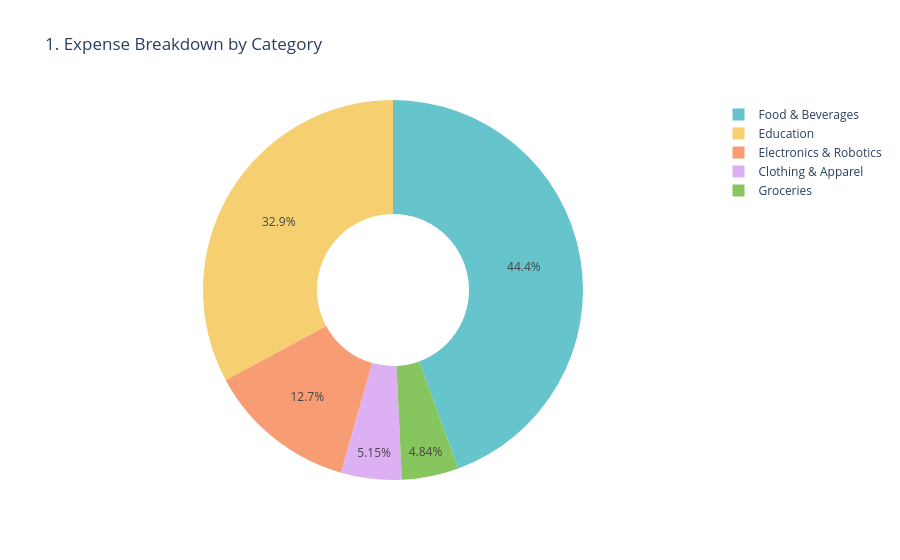
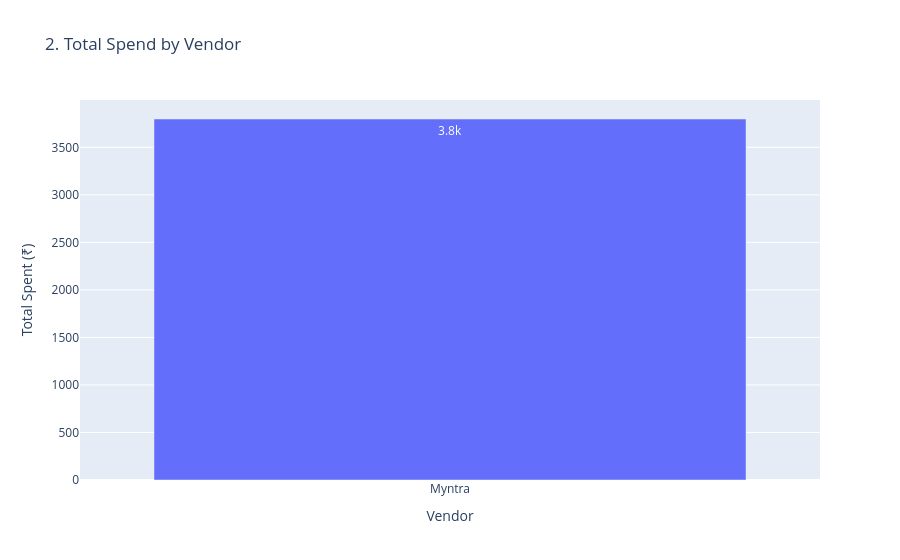
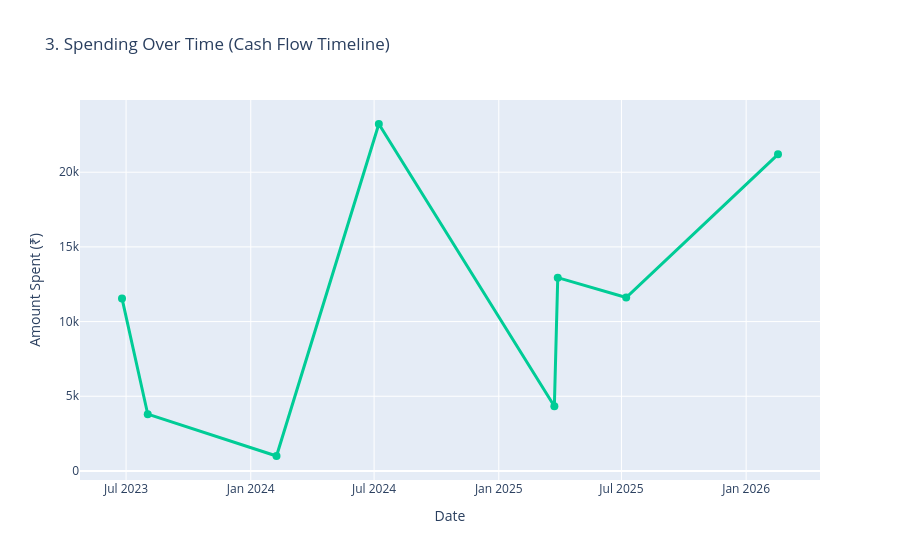
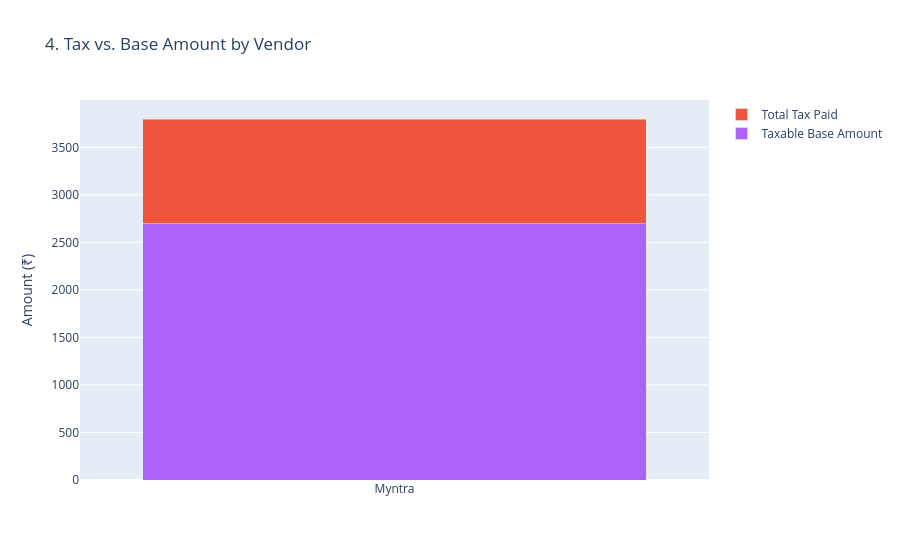

Notebook cell for these charts, in order:
### Code cell
import json
import pandas as pd
import plotly.express as px
import plotly.graph_objects as go
from IPython.display import display

# 1. Load and flatten the JSON data
with open('ai_cfo_database.json', 'r') as file:
    raw_json_data = json.load(file)

df = pd.json_normalize(raw_json_data)

# 2. Clean the Data
# Ensure financial columns are numbers
numeric_cols = [
    'financial_totals.grand_total', 
    'financial_totals.total_tax_amount', 
    'financial_totals.taxable_amount_subtotal'
]
for col in numeric_cols:
    df[col] = pd.to_numeric(df[col], errors='coerce').fillna(0)

# Ensure dates are treated as actual time values for the timeline
df['document_metadata.invoice_date'] = pd.to_datetime(df['document_metadata.invoice_date'], errors='coerce')

print("✅ Data ready for 5-Plot AI CFO Dashboard!")

# --- PLOT 1: Expense Breakdown (Donut Chart) ---
def plot_category_donut(df):
    cat_df = df.groupby('document_metadata.expense_category')['financial_totals.grand_total'].sum().reset_index()
    fig = px.pie(
        cat_df, values='financial_totals.grand_total', names='document_metadata.expense_category',
        title='1. Expense Breakdown by Category', hole=0.4,
        color_discrete_sequence=px.colors.qualitative.Pastel
    )
    fig.update_traces(hovertemplate="%{label}: ₹%{value:,.2f}<br>(%{percent})")
    fig.show()

# --- PLOT 2: Top Vendors (Bar Chart) ---
def plot_vendor_bar(df):
    ven_df = df.groupby('seller_details.platform_or_marketplace')['financial_totals.grand_total'].sum().reset_index()
    ven_df = ven_df.sort_values(by='financial_totals.grand_total', ascending=False) # Sort highest to lowest
    fig = px.bar(
        ven_df, x='seller_details.platform_or_marketplace', y='financial_totals.grand_total',
        title='2. Total Spend by Vendor', labels={'seller_details.platform_or_marketplace': 'Vendor', 'financial_totals.grand_total': 'Total Spent (₹)'},
        text_auto='.2s'
    )
    fig.update_traces(marker_color='#636EFA')
    fig.show()

# --- PLOT 3: Cash Flow Timeline (Line Chart) ---
def plot_timeline(df):
    # Group by date and sort chronologically
    time_df = df.dropna(subset=['document_metadata.invoice_date']) # Remove missing dates
    time_df = time_df.groupby('document_metadata.invoice_date')['financial_totals.grand_total'].sum().reset_index()
    time_df = time_df.sort_values('document_metadata.invoice_date')
    
    fig = px.line(
        time_df, x='document_metadata.invoice_date', y='financial_totals.grand_total',
        title='3. Spending Over Time (Cash Flow Timeline)', markers=True,
        labels={'document_metadata.invoice_date': 'Date', 'financial_totals.grand_total': 'Amount Spent (₹)'}
    )
    fig.update_traces(line_color='#00CC96', line_width=3, marker=dict(size=8))
    fig.show()

# --- PLOT 4: Tax vs. Base Amount (Stacked Bar) ---
def plot_tax_stack(df):
    tax_df = df.groupby('seller_details.platform_or_marketplace')[['financial_totals.taxable_amount_subtotal', 'financial_totals.total_tax_amount']].sum().reset_index()
    
    fig = go.Figure(data=[
        go.Bar(name='Taxable Base Amount', x=tax_df['seller_details.platform_or_marketplace'], y=tax_df['financial_totals.taxable_amount_subtotal'], marker_color='#AB63FA'),
        go.Bar(name='Total Tax Paid', x=tax_df['seller_details.platform_or_marketplace'], y=tax_df['financial_totals.total_tax_amount'], marker_color='#EF553B')
    ])
    fig.update_layout(title='4. Tax vs. Base Amount by Vendor', barmode='stack', yaxis_title="Amount (₹)")
    fig.show()

# --- PLOT 5: Spend Hierarchy (Treemap) ---
def plot_spend_treemap(df):
    # Fills any missing vendors/categories with "Unknown" so the plot doesn't break
    tree_df = df.fillna({'document_metadata.expense_category': 'Unknown Category', 'seller_details.platform_or_marketplace': 'Unknown Vendor'})
    
    fig = px.treemap(
        tree_df, 
        path=[px.Constant("All Spend"), 'document_metadata.expense_category', 'seller_details.platform_or_marketplace'], 
        values='financial_totals.grand_total',
        title='5. Spend Hierarchy (Click a category to zoom in!)'
    )
    fig.update_traces(root_color="lightgrey")
    fig.update_layout(margin=dict(t=50, l=25, r=25, b=25))
    fig.show()

# 3. Generate all 5 plots
plot_category_donut(df)
plot_vendor_bar(df)
plot_timeline(df)
plot_tax_stack(df)
plot_spend_treemap(df)

### Figure 1 — Plotly figure (JSON) as saved in the notebook; plotly's stock layout.template omitted (floating-point values rounded to 4 significant figures)
{"data": [{"domain": {"x": [0, 1], "y": [0, 1]}, "hole": 0.4, "hovertemplate": "%{label}: ₹%{value:,.2f}<br>(%{percent})", "labels": ["Clothing & Apparel", "Education", "Electronics & Robotics", "Food & Beverages", "Groceries"], "legendgroup": "", "name": "", "showlegend": true, "type": "pie", "values": [3798.0, 24230.0, 9377.0, 32750.0, 3566.0]}], "layout": {"legend": {"tracegroupgap": 0}, "piecolorway": ["rgb(102, 197, 204)", "rgb(246, 207, 113)", "rgb(248, 156, 116)", "rgb(220, 176, 242)", "rgb(135, 197, 95)", "rgb(158, 185, 243)", "rgb(254, 136, 177)", "rgb(201, 219, 116)", "rgb(139, 224, 164)", "rgb(180, 151, 231)", "rgb(179, 179, 179)"], "title": {"text": "1. Expense Breakdown by Category"}}}

### Figure 2 — Plotly figure (JSON) as saved in the notebook; plotly's stock layout.template omitted (floating-point values rounded to 4 significant figures)
{"data": [{"hovertemplate": "Vendor=%{x}<br>Total Spent (₹)=%{y}<extra></extra>", "legendgroup": "", "marker": {"color": "#636EFA", "pattern": {"shape": ""}}, "name": "", "orientation": "v", "showlegend": false, "textposition": "auto", "texttemplate": "%{y:.2s}", "type": "bar", "x": ["Myntra"], "xaxis": "x", "y": [3798.0], "yaxis": "y"}], "layout": {"barmode": "relative", "legend": {"tracegroupgap": 0}, "title": {"text": "2. Total Spend by Vendor"}, "xaxis": {"anchor": "y", "domain": [0, 1], "title": {"text": "Vendor"}}, "yaxis": {"anchor": "x", "domain": [0, 1], "title": {"text": "Total Spent (₹)"}}}}

### Figure 3 — Plotly figure (JSON) as saved in the notebook; plotly's stock layout.template omitted (floating-point values rounded to 4 significant figures)
{"data": [{"hovertemplate": "Date=%{x}<br>Amount Spent (₹)=%{y}<extra></extra>", "legendgroup": "", "line": {"color": "#00CC96", "dash": "solid", "width": 3}, "marker": {"size": 8, "symbol": "circle"}, "mode": "lines+markers", "name": "", "orientation": "v", "showlegend": false, "type": "scatter", "x": ["2023-06-25T00:00:00.000000000", "2023-08-02T00:00:00.000000000", "2024-02-08T00:00:00.000000000", "2024-07-08T00:00:00.000000000", "2025-03-24T00:00:00.000000000", "2025-03-29T00:00:00.000000000", "2025-07-08T00:00:00.000000000", "2026-02-17T00:00:00.000000000"], "xaxis": "x", "y": [11550.0, 3798.0, 1000.0, 23230.0, 4329.0, 12940.0, 11610.0, 21200.0], "yaxis": "y"}], "layout": {"legend": {"tracegroupgap": 0}, "title": {"text": "3. Spending Over Time (Cash Flow Timeline)"}, "xaxis": {"anchor": "y", "domain": [0, 1], "title": {"text": "Date"}}, "yaxis": {"anchor": "x", "domain": [0, 1], "title": {"text": "Amount Spent (₹)"}}}}

### Figure 4 — Plotly figure (JSON) as saved in the notebook; plotly's stock layout.template omitted (floating-point values rounded to 4 significant figures)
{"data": [{"marker": {"color": "#AB63FA"}, "name": "Taxable Base Amount", "type": "bar", "x": ["Myntra"], "y": [2698.0]}, {"marker": {"color": "#EF553B"}, "name": "Total Tax Paid", "type": "bar", "x": ["Myntra"], "y": [1100.0]}], "layout": {"barmode": "stack", "title": {"text": "4. Tax vs. Base Amount by Vendor"}, "yaxis": {"title": {"text": "Amount (₹)"}}}}
